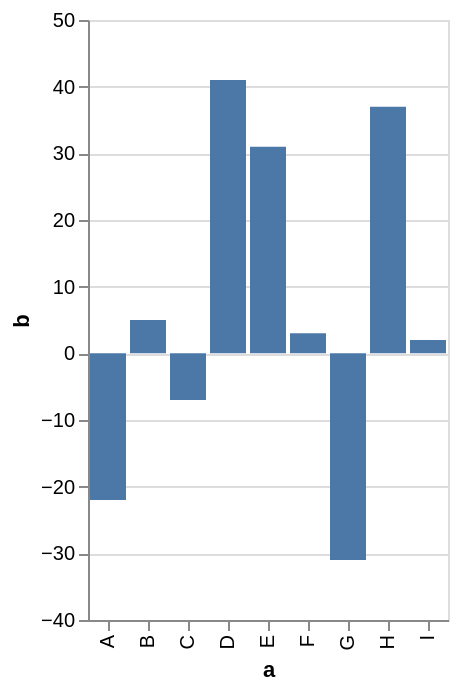

Specify this chart in Vega-Lite:
### Vega-Lite specification from a JSON file in a GitHub repository (floating-point values rounded to 4 significant figures)
{"data": {"values": [{"a": "A", "b": -22, "c": 5, "g": "x"}, {"a": "B", "b": 5, "c": 9, "g": "y"}, {"a": "C", "b": -7, "c": 2, "g": "x"}, {"a": "D", "b": 41, "c": 7, "g": "y"}, {"a": "E", "b": 31, "c": 4, "g": "x"}, {"a": "F", "b": 3, "c": 6, "g": "y"}, {"a": "G", "b": -31, "c": 8, "g": "x"}, {"a": "H", "b": 37, "c": 1, "g": "y"}, {"a": "I", "b": 2, "c": 3, "g": "x"}]}, "mark": "bar", "encoding": {"x": {"field": "a", "type": "nominal"}, "y": {"field": "b", "type": "quantitative"}}}
